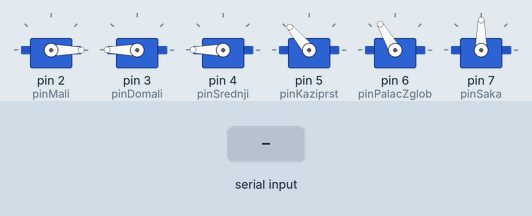
Simulated run of this sketch. Board: Arduino Uno, built with avr-gcc and run on an emulated ATmega328P. Shown: 6 × servo. The inputs (shaded band) are chosen by the test bench.

Above: at 2.7 s.
2.8 s: "J" received over Serial
At 3.3 s:
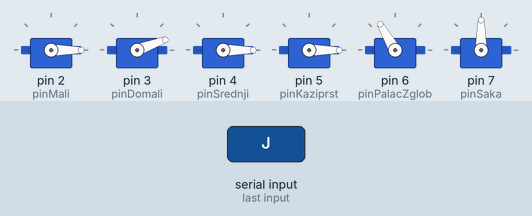
5.7 s: byte 75 ('K') received over Serial
At 6.7 s:
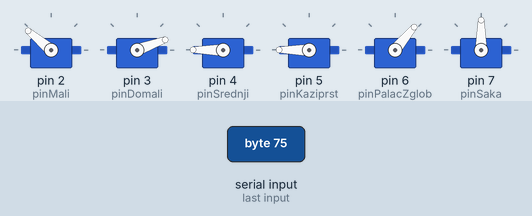
8.7 s: byte 76 ('L') received over Serial
At 9.4 s:
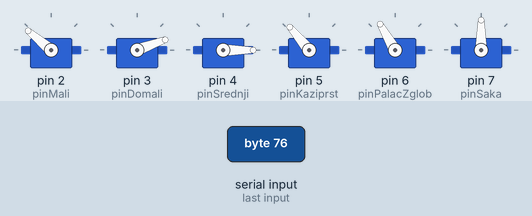
11.7 s: byte 77 ('M') received over Serial
At 12.0 s:
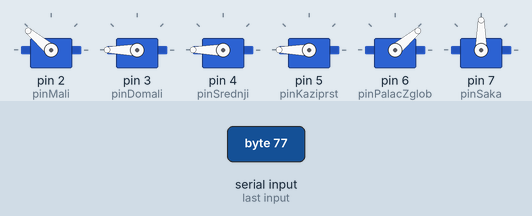
14.7 s: byte 79 ('O') received over Serial
At 15.9 s:
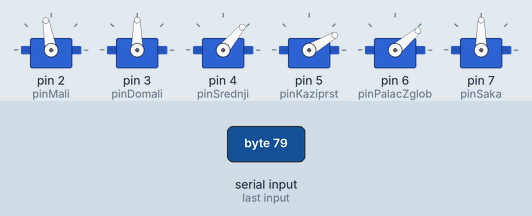
17.7 s: byte 80 ('P') received over Serial
At 18.6 s:
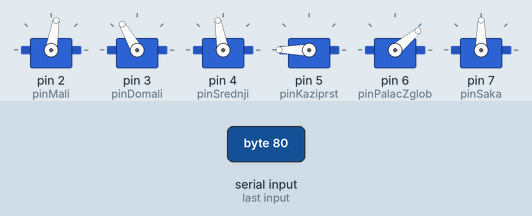
Timing chart, 0 to 20.8 s (numbered marks = the images above; inputs shaded):
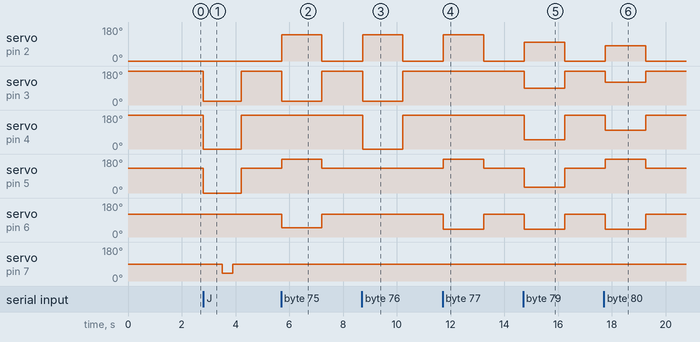

The sketch:

main.ino
```cpp
#include <Servo.h>

int pinMali = 2;
int pinDomali = 3;
int pinSrednji = 4;
int pinKaziprst = 5;
int pinPalac = 5;
int pinPalacZglob= 6;
int pinSaka = 7;

//plava +, bela -

Servo servoMali;
Servo servoDomali;
Servo servoSrednji;
Servo servoKaziprst;
Servo servoZglob;
Servo servoSaka;
Servo servoPalac;

void saviMali(){
  servoMali.write(140);
}
void ispraviMali(){
  servoMali.write(0);
}
void saviDomali(){
  servoDomali.write(20);
}
void ispraviDomali(){
  servoDomali.write(180);
}
void saviSrednji(){
  servoSrednji.write(0);
}
void ispraviSrednji(){
  servoSrednji.write(180);
}
void saviKaziprst(){
  servoKaziprst.write(40);
}
void ispraviKaziprst(){
  servoKaziprst.write(140);
}
void saviPalac(){
  servoKaziprst.write(180);
}
void ispraviPalac(){
  servoKaziprst.write(130);
}
void saviKaziprstIPalac(){
  servoKaziprst.write(0);
}
void ispraviSve(){
  servoMali.write(0);
  servoDomali.write(180);
  servoSrednji.write(180);
  servoKaziprst.write(130);
  servoZglob.write(120);
  servoSaka.write(90);
  delay(1500);
}
void saviZglob(int deg){
  servoZglob.write(deg);
}
void saviSaku(int deg){
  servoSaka.write(deg);
}
void pokaziSlovo(char slovo)
{
  if(slovo == 'A')
  {
    saviMali();
    saviDomali();
    saviSrednji();
    saviKaziprstIPalac();
    delay(1500);
  }
  else if(slovo == 'B')
  {
    ispraviSve();
    saviPalac();
    saviZglob(60);
    delay(1500);
  }
  else if(slovo == 'C')
  {
    servoMali.write(80);
    servoDomali.write(110);
    servoSrednji.write(70);
    servoKaziprst.write(30);
    saviZglob(50);
    servoSaka.write(180);
    delay(1500);
  }
  else if(slovo == 'D')
  {
    saviMali();
    saviDomali();
    saviSrednji();
    saviPalac();
    saviZglob(50);
    delay(1500);
  }
  else if(slovo == 'E')
  {
    saviMali();
    saviDomali();
    saviSrednji();
    saviKaziprstIPalac();
    saviZglob(50);
    delay(1500);
  }
  else if(slovo == 'F')
  {
    saviKaziprstIPalac();
    saviZglob(50);
    delay(1500);
  }
  else if(slovo == 'G')
  {
    saviMali();
    saviDomali();
    saviSrednji();
    saviPalac();
    saviZglob(90);
    delay(1500);
  }
  else if(slovo == 'H')
  {
    saviMali();
    saviDomali();
    saviPalac();
    saviZglob(40);
    delay(1000);
  }
  else if(slovo == 'I')
  {
    saviDomali();
    saviSrednji();
    saviKaziprstIPalac();
    delay(1500);
  }
  else if(slovo == 'J')
  {
    saviDomali();
    saviSrednji();
    saviKaziprstIPalac();
    delay(700);
    saviSaku(40);
    delay(400);
    saviSaku(90);
    delay(300);
  }
  else if(slovo == 'K')
  {
    saviMali();
    saviDomali();
    saviPalac();
    saviZglob(50);
    delay(1500);
  }
  else if(slovo == 'L')
  {
    saviMali();
    saviDomali();
    saviSrednji();
    delay(1500);
  }
  else if(slovo == 'M')
  {
    saviMali();
    saviPalac();
    saviZglob(40);
    delay(1500);
  }
  else if(slovo == 'N')
  {
    saviMali();
    saviDomali();
    saviPalac();
    saviZglob(40);
    delay(1500);
  }
  else if(slovo == 'O')
  {
    servoMali.write(100);
    servoDomali.write(90);
    servoSrednji.write(50);
    servoKaziprst.write(30);
    saviZglob(40);
    delay(1500);
  }
  else if(slovo == 'P')
  {
    servoMali.write(80);
    servoDomali.write(120);
    servoSrednji.write(100);
    saviPalac();
    saviZglob(40);
    delay(1500);
  }
  else if(slovo == 'P')
  {
    servoMali.write(80);
    servoDomali.write(120);
    servoSrednji.write(100);
    saviPalac();
    saviZglob(40);
    delay(1500);
  }
  else if(slovo == 'R')
  {
    saviMali();
    saviDomali();
    saviPalac();
    delay(1500);
  }
  else if(slovo == 'S')
  {
    saviMali();
    saviDomali();
    saviSrednji();
    saviKaziprstIPalac();
    saviZglob(90);
    delay(1500);
  }
  else if(slovo == 'T')
  {
    saviMali();
    saviDomali();
    saviSrednji();
    saviSaku(48);
    delay(1500);
  }
  else if(slovo == 'U')
  {
    saviMali();
    saviDomali();
    saviPalac();
    saviZglob(40);
    delay(1400);
  }
  else if(slovo == 'V')
  {
    saviMali();
    saviDomali();
    saviPalac();
    saviZglob(40);
    delay(1400);
  }
  else if(slovo == 'V')
  {
    saviMali();
    saviDomali();
    saviPalac();
    saviZglob(40);
    delay(1400);
  }
  ispraviSve();
}
void pokaziSlovoSaUlaza()
{
  if (Serial.available() > 0)
  {
    char slovo = Serial.read();
    pokaziSlovo(toupper(slovo));
  }
}

void setup() {
  pinMode(pinMali, OUTPUT);
  pinMode(pinDomali, OUTPUT);
  pinMode(pinSrednji, OUTPUT);
  pinMode(pinKaziprst, OUTPUT);
  pinMode(pinPalac, OUTPUT);
  pinMode(pinPalacZglob, OUTPUT);
  pinMode(pinSaka, OUTPUT);

  servoMali.attach(pinMali);
  servoDomali.attach(pinDomali);
  servoSrednji.attach(pinSrednji);
  servoKaziprst.attach(pinKaziprst);
  servoZglob.attach(pinPalacZglob);
  servoSaka.attach(pinSaka);
  //servoPalac.attach(pinPalac);
  ispraviSve();
  Serial.begin(9600);
}

void loop() {
  pokaziSlovoSaUlaza();
  delay(10);
}
```

Measured:
- after the input at 2.8 s, servo on pin 3 (pinDomali): 180° → 20° at once, → 180° 1.4 s later; servo on pin 4 (pinSrednji): 180° → 0° at once, → 180° 1.4 s later; servo on pin 5 (pinKaziprst): 130° → 0° at once, → 130° 1.4 s later; servo on pin 7 (pinSaka): 90° → 40° after 0.70 s, → 90° 0.40 s later
- after the input at 5.7 s, servo on pin 2 (pinMali): 0° → 140° at once, → 0° 1.5 s later; servo on pin 3 (pinDomali): 180° → 20° at once, → 180° 1.5 s later; servo on pin 5 (pinKaziprst): 130° → 180° at once, → 130° 1.5 s later; servo on pin 6 (pinPalacZglob): 120° → 50° at once, → 120° 1.5 s later
- after the input at 8.7 s, servo on pin 2 (pinMali): 0° → 140° at once, → 0° 1.5 s later; servo on pin 3 (pinDomali): 180° → 20° at once, → 180° 1.5 s later; servo on pin 4 (pinSrednji): 180° → 0° at once, → 180° 1.5 s later
- after the input at 11.7 s, servo on pin 2 (pinMali): 0° → 140° at once, → 0° 1.5 s later; servo on pin 5 (pinKaziprst): 130° → 180° at once, → 130° 1.5 s later; servo on pin 6 (pinPalacZglob): 120° → 40° at once, → 120° 1.5 s later
- after the input at 14.7 s, servo on pin 2 (pinMali): 0° → 100° after 0.05 s, → 0° 1.5 s later; servo on pin 3 (pinDomali): 180° → 90° after 0.05 s, → 180° 1.5 s later
- after the input at 17.7 s, servo on pin 2 (pinMali): 0° → 80° after 0.06 s, → 0° 1.5 s later; servo on pin 3 (pinDomali): 180° → 120° after 0.06 s, → 180° 1.5 s later
